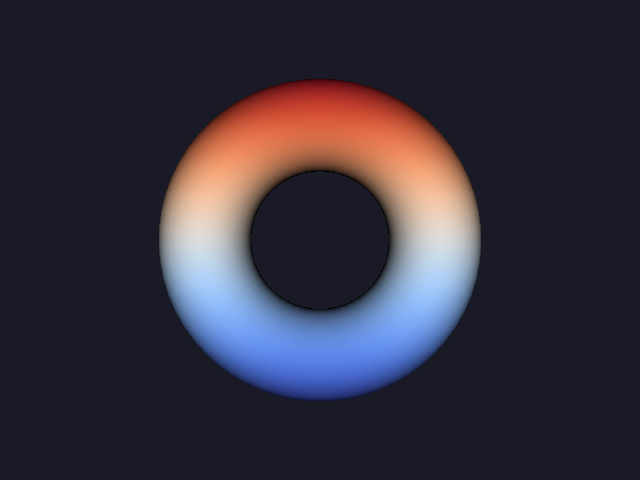

Generate this figure with Python:
#!/usr/bin/env python

# Build a color transfer function from an inline Coolwarm JSON colormap.

import json

# Factory overrides: importing these modules registers the OpenGL rendering
# and interaction style implementations for vtkRenderingCore factory classes.
import vtkmodules.vtkInteractionStyle  # noqa: F401
import vtkmodules.vtkRenderingOpenGL2  # noqa: F401

# VTK pipeline classes used in this example
from vtkmodules.vtkFiltersCore import vtkElevationFilter
from vtkmodules.vtkFiltersSources import vtkParametricFunctionSource
from vtkmodules.vtkCommonComputationalGeometry import vtkParametricTorus
from vtkmodules.vtkRenderingCore import (
    vtkActor,
    vtkDiscretizableColorTransferFunction,
    vtkPolyDataMapper,
    vtkRenderWindow,
    vtkRenderWindowInteractor,
    vtkRenderer,
)

# JSON colormap: the "Cool to Warm" diverging colormap embedded inline.
# Designed by Kenneth Moreland for scientific visualization. Blue at
# the low end diverges through white to red at the high end.
# Format matches ParaView export.
COLORMAP_JSON = json.loads("""
[
  {
    "ColorSpace": "Diverging",
    "Creator": "Kenneth Moreland",
    "Name": "Cool to Warm",
    "NanColor": [1.0, 1.0, 0.0],
    "RGBPoints": [
      0.0,   0.23137, 0.29804, 0.75294,
      0.125, 0.32549, 0.47843, 0.88627,
      0.25,  0.48235, 0.65882, 0.96078,
      0.375, 0.67451, 0.81176, 0.97647,
      0.5,   0.86275, 0.86275, 0.86275,
      0.625, 0.95686, 0.76471, 0.63137,
      0.75,  0.93333, 0.55294, 0.38039,
      0.875, 0.82745, 0.30196, 0.20392,
      1.0,   0.70588, 0.01569, 0.14902
    ]
  }
]
""")

# Parse the JSON colormap into a vtkDiscretizableColorTransferFunction
cm = COLORMAP_JSON[0]

ctf = vtkDiscretizableColorTransferFunction()

interp_space = cm.get("ColorSpace", "RGB").lower()
if interp_space == "lab":
    ctf.SetColorSpaceToLab()
elif interp_space == "hsv":
    ctf.SetColorSpaceToHSV()
elif interp_space == "diverging":
    ctf.SetColorSpaceToDiverging()
else:
    ctf.SetColorSpaceToRGB()

ctf.SetScaleToLinear()

if "NanColor" in cm:
    ctf.SetNanColor(*cm["NanColor"])

points = cm["RGBPoints"]
n_points = len(points) // 4
for i in range(n_points):
    x = points[i * 4]
    r = points[i * 4 + 1]
    g = points[i * 4 + 2]
    b = points[i * 4 + 3]
    ctf.AddRGBPoint(x, r, g, b)

ctf.SetNumberOfValues(n_points)
ctf.DiscretizeOff()

# Source: a torus to show the diverging colormap wrapping around geometry
torus_func = vtkParametricTorus()
torus_func.SetRingRadius(1.0)
torus_func.SetCrossSectionRadius(0.4)

torus = vtkParametricFunctionSource()
torus.SetParametricFunction(torus_func)
torus.SetUResolution(60)
torus.SetVResolution(30)
torus.Update()
bounds = torus.GetOutput().GetBounds()

# ElevationFilter: map vertical height to scalar range [0, 1]
elevation = vtkElevationFilter()
elevation.SetLowPoint(0, bounds[2], 0)
elevation.SetHighPoint(0, bounds[3], 0)
elevation.SetInputConnection(torus.GetOutputPort())

# Mapper: map elevation scalars through the Coolwarm color transfer function
mapper = vtkPolyDataMapper()
mapper.SetInputConnection(elevation.GetOutputPort())
mapper.SetLookupTable(ctf)
mapper.SetColorModeToMapScalars()
mapper.InterpolateScalarsBeforeMappingOn()

# Actor: assign the mapped geometry
actor = vtkActor()
actor.SetMapper(mapper)

# Renderer: assemble the scene
renderer = vtkRenderer()
renderer.AddActor(actor)
renderer.SetBackground(0.1, 0.1, 0.15)

# Window: display the rendered scene
render_window = vtkRenderWindow()
render_window.AddRenderer(renderer)
render_window.SetWindowName("json color map to lut coolwarm")
render_window.SetMultiSamples(0)
render_window.SetSize(640, 480)

# Interactor: handle mouse and keyboard events
render_window_interactor = vtkRenderWindowInteractor()
render_window_interactor.SetRenderWindow(render_window)

# Launch the interactive visualization
render_window_interactor.Initialize()
render_window_interactor.Start()
